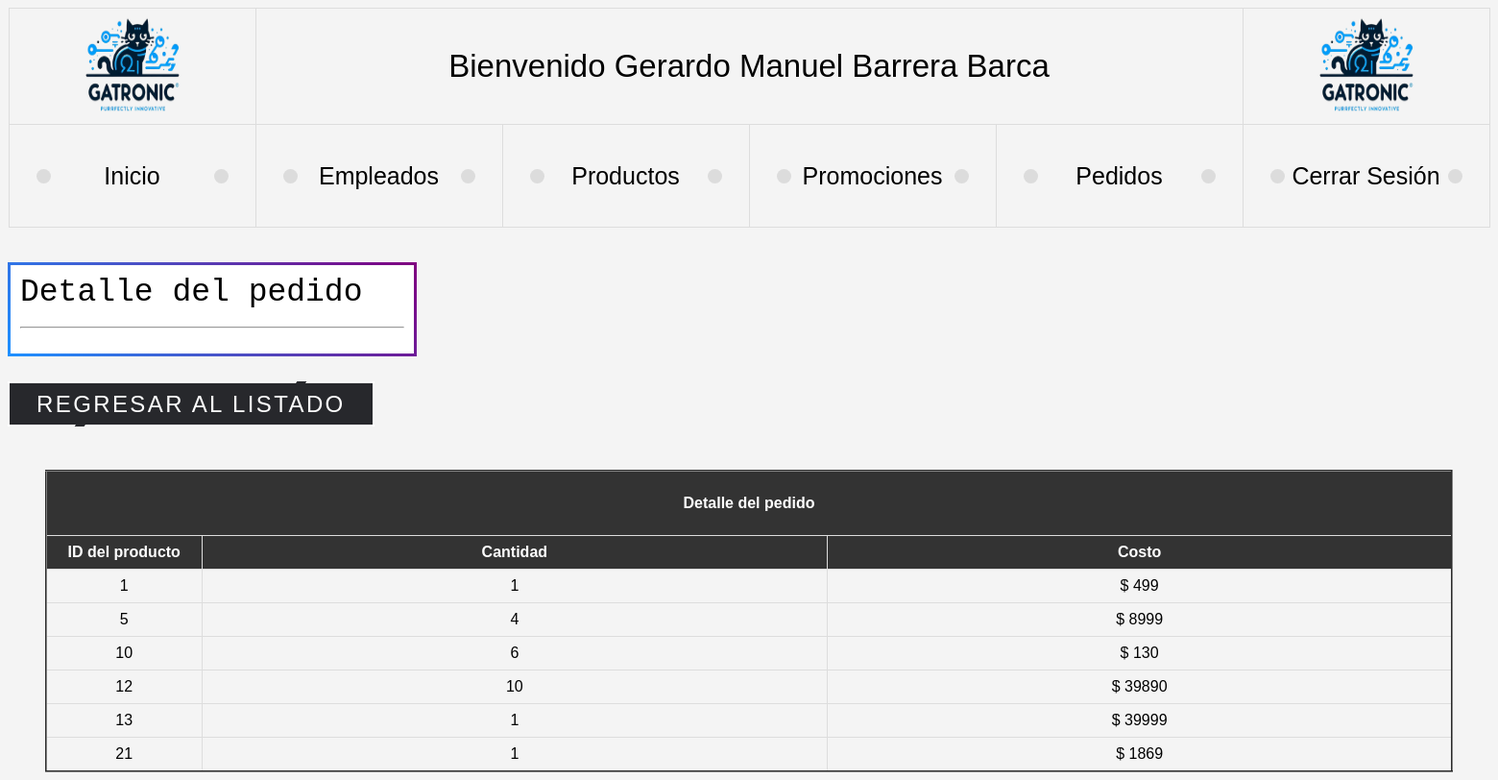
The app's page /Admin/Pedidos/pedidos_detalle.php?id=5 (signed in) with its own data.
### tables this page shows
CREATE TABLE `pedidos_productos` (
  `id` int(11) NOT NULL,
  `id_pedido` int(11) NOT NULL,
  `id_producto` int(11) NOT NULL,
  `cantidad` int(11) NOT NULL,
  `precio` double NOT NULL
);

### Admin/Pedidos/pedidos_detalle.php (the view, shortened to what this page needs)
<?php
    $nombre_s = $_SESSION['nombreUser'];
?>
<!DOCTYPE html>
<html lang="es">
<head>
    <link rel="stylesheet" type="text/css" href="../Admin_Estilos/estilo2.css">
</head>
<body>
    <table  align="center" valign="middle">
                <tr>
                    <td scope="col"><img src="../Admin_archivos/logo.png"  width="100" height="100"></td>
                    <td colspan="4"style="font-size: 33px;">Bienvenido <?php echo $nombre_s; ?></td>
                    <td scope="col"><img src="../Admin_archivos/logo.png"  width="100" height="100"></td>
                </tr>
                <tr>
                    <td scope="col"><ul><li class="inicio">Inicio</li></ul></td>
                    <td scope="col"><ul><li class="empleados">Empleados</li></ul></td>
                    <td scope="col"><ul><li class="productos">Productos</li></ul></td>
                    <td scope="col"><ul><li class="promociones">Promociones</li></ul></td>
                    <td scope="col"><ul><li class="pedidos">Pedidos</li></ul></td>
                    <td scope="col"><ul><li class="cerrar">Cerrar sesión</li></ul></td>
                </tr>
            </table><br><br>
        <div class="escritura">Detalle del pedido<br><hr></div><br>
        <br><div>
            <a href="#" style="--clr:#1e9bff">
                <span id="lista">Regresar al listado</span><l></l>
            </a>
        </div><br><br>
        <br><table border=2 align="center" valign="middle" id="tabla-empleados">
        <tr>
            <th colspan="7" align="center" valign="middle" height="50">Detalle del pedido</th>
        </tr>
        <tr>
            <th scope="col">ID del producto</th>
            <th scope="col">Cantidad</th>
            <th scope="col">Costo</th>
        </tr>
    <?php
    $con = conecta();
    $id = $_REQUEST['id'];
    $sql = "SELECT * FROM pedidos_productos WHERE id_pedido = $id";
    $res = $con->query($sql);
    while($row = $res->fetch_array()){
        $id_producto        = $row["id_producto"];
        $cantidad    = $row["cantidad"];
        $precio = $row["precio"];
    ?>
        <tr class="fila">
            <td height="10%" width="10%" align="center" valign="middle"><?php echo $id_producto; ?></td>
            <td height="40%" width="40%" align="center" valign="middle"><?php echo $cantidad; ?></td>
            <td height="40%" width="40%" align="center" valign="middle"><?php echo "$ "; echo  $precio; ?></td>
        </tr>
    <?php
        }
    ?>
    </table>
</body>
</html>

### Admin/Admin_Estilos/estilo2.css (style rules this page uses)
table { width: 95%; border-collapse: collapse; margin: 20px; margin: 0 auto; }
th, td { border: 1px solid #ddd; padding: 8px; text-align: center; }
th { background-color: #333; color: white; }
ul { padding: 0; list-style-type: none; }
li { cursor: pointer; font-size: 25px; width: 8em; height: 2em; text-align: center; line-height: 2em; font-family: sans-serif; text-transform: capitalize; position: relative; transition: 0.5s; margin: 0.8em; }
li::before, li::after { content: ''; position: absolute; width: 0.6em; height: 0.6em; background-color: gainsboro; border-radius: 50%; transition: 0.5s cubic-bezier(0.5, -0.5, 0.25, 1.5); top: calc(50% - 0.6em / 2); }
li::before { left: 0; z-index: -1; }
li::after { right: 0; z-index: -2; }
a { position: relative; background: #fff; color: #fff; text-decoration: none; text-transform: uppercase; font-size: 1.5em; letter-spacing: 0.1em; font-weight: 400; padding: 10px 30px; transition: 0.5s; }
a::before { content: ''; position: absolute; inset: 2px; background: #27282c; }
a span { position: relative; z-index: 1; }
a l { position: absolute; inset: 0; display: block; }
a l::before { content: ''; position: absolute; top: 0; left: 80%; width: 10px; height: 4px; background: #27282c; transform: translate(-50%) skewX(325deg); transition: 0.5s; }
a l::after { content: ''; position: absolute; bottom: 0; left: 20%; width: 10px; height: 4px; background: #27282c; transform: translate(-50%) skewX(325deg); transition: 0.5s; }
.escritura { width: 400px; background-color: white; color: black; padding: 10px; font-family: monospace; font-size: 33px; border: 3px solid transparent; border-image: linear-gradient(45deg, dodgerblue, purple) 1; border-image-slice: 1; }

### Admin/Pedidos/pedidos_detalle.php (style rules this page uses)
body { font-family: Arial, sans-serif; background-color: #f4f4f4; }

### records on screen
pedidos_productos: id_producto "1", cantidad "1", precio "499"
pedidos_productos: id_producto "5", cantidad "4", precio "8999"
pedidos_productos: id_producto "10", cantidad "6", precio "130"
pedidos_productos: id_producto "12", cantidad "10", precio "39890"
pedidos_productos: id_producto "13", cantidad "1", precio "39999"
pedidos_productos: id_producto "21", cantidad "1", precio "1869"

### other values on screen
$nombre_s "Gerardo Manuel Barrera Barca"
